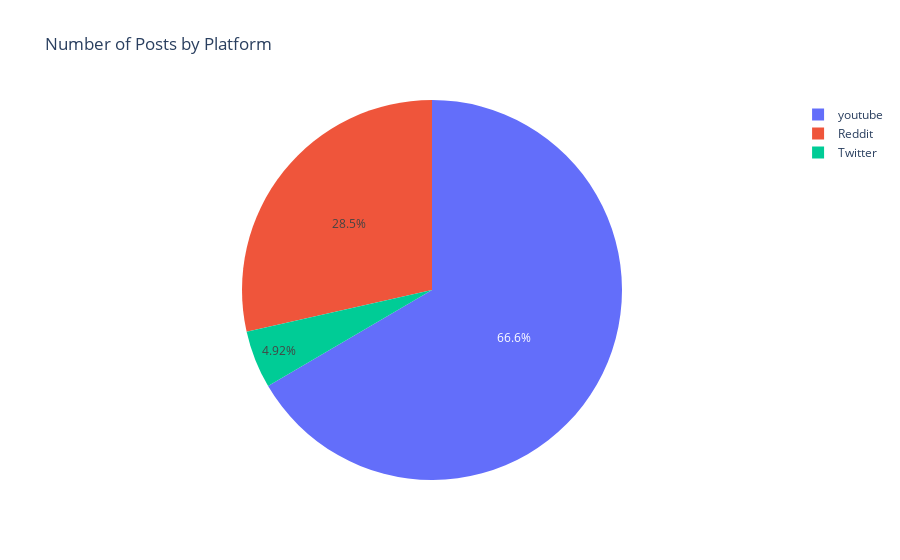

This figure's notebook cell:
### Code cell
# pie chart of number of posts by platform
fig = go.Figure(data=[go.Pie(labels=df['Platform'], values=df['ID'])])
fig.update_layout(title_text="Number of Posts by Platform")
fig.show()

### Figure 1 — Plotly figure (JSON) as saved in the notebook; plotly's stock layout.template omitted (floating-point values rounded to 4 significant figures; data arrays with more than 128 entries replaced by an {"elided": "..."} marker saying what was removed)
{"data": [{"labels": {"elided": "163 str values"}, "type": "pie", "values": {"elided": "163 int values"}}], "layout": {"title": {"text": "Number of Posts by Platform"}}}
